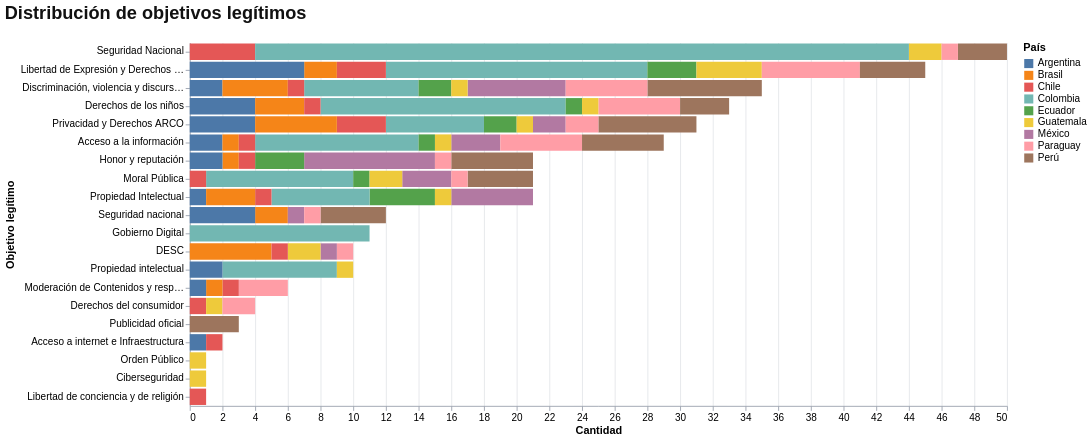

The specification (Vega-Lite) saved for this image:
### Vega-Lite specification from a JSON file in a GitHub repository (floating-point values rounded to 4 significant figures; data arrays with more than 128 entries replaced by an {"elided": "..."} marker saying what was removed)
{"config": {"font": "Jost, Arial, sans-serif", "title": {"fontSize": 20, "anchor": "start", "color": "#111", "offset": 22}, "axis": {"labelFontSize": 11, "titleFontSize": 12, "gridColor": "#e5e7eb", "domainColor": "#9ca3af", "tickColor": "#9ca3af"}, "legend": {"labelFontSize": 11, "titleFontSize": 12}, "view": {"stroke": "transparent"}}, "data": {"name": "data-2e529744c5af979ffbac24502d39d1fe"}, "mark": {"type": "bar"}, "encoding": {"color": {"field": "País", "scale": {"scheme": "tableau10"}, "title": "País", "type": "nominal"}, "opacity": {"condition": {"param": "param_4d3cce711029d833", "value": 1}, "value": 0.2}, "tooltip": [{"field": "País", "type": "nominal"}, {"field": "Objetivo legítimo", "type": "nominal"}, {"field": "count", "type": "quantitative"}], "x": {"field": "count", "title": "Cantidad", "type": "quantitative"}, "y": {"field": "Objetivo legítimo", "sort": "-x", "title": "Objetivo legítimo", "type": "nominal"}}, "params": [{"name": "dataset", "bind": {"input": "select", "options": ["Leyes", "Proyectos"], "name": "Dataset"}, "value": "Leyes"}, {"name": "param_4d3cce711029d833", "select": {"type": "point", "fields": ["País"]}, "bind": "legend"}], "title": "Distribución de objetivos legítimos", "transform": [{"filter": "datum.dataset == dataset"}, {"aggregate": [{"op": "count", "as": "count"}], "groupby": ["País", "Objetivo legítimo"]}, {"window": [{"op": "rank", "field": "count", "as": "rank"}], "groupby": ["País"], "sort": [{"field": "count", "order": "descending"}]}, {"filter": "datum.rank <= 10"}], "width": 900, "$schema": "https://vega.github.io/schema/vega-lite/v6.1.0.json", "datasets": {"data-2e529744c5af979ffbac24502d39d1fe": {"elided": "2149 records"}}}
